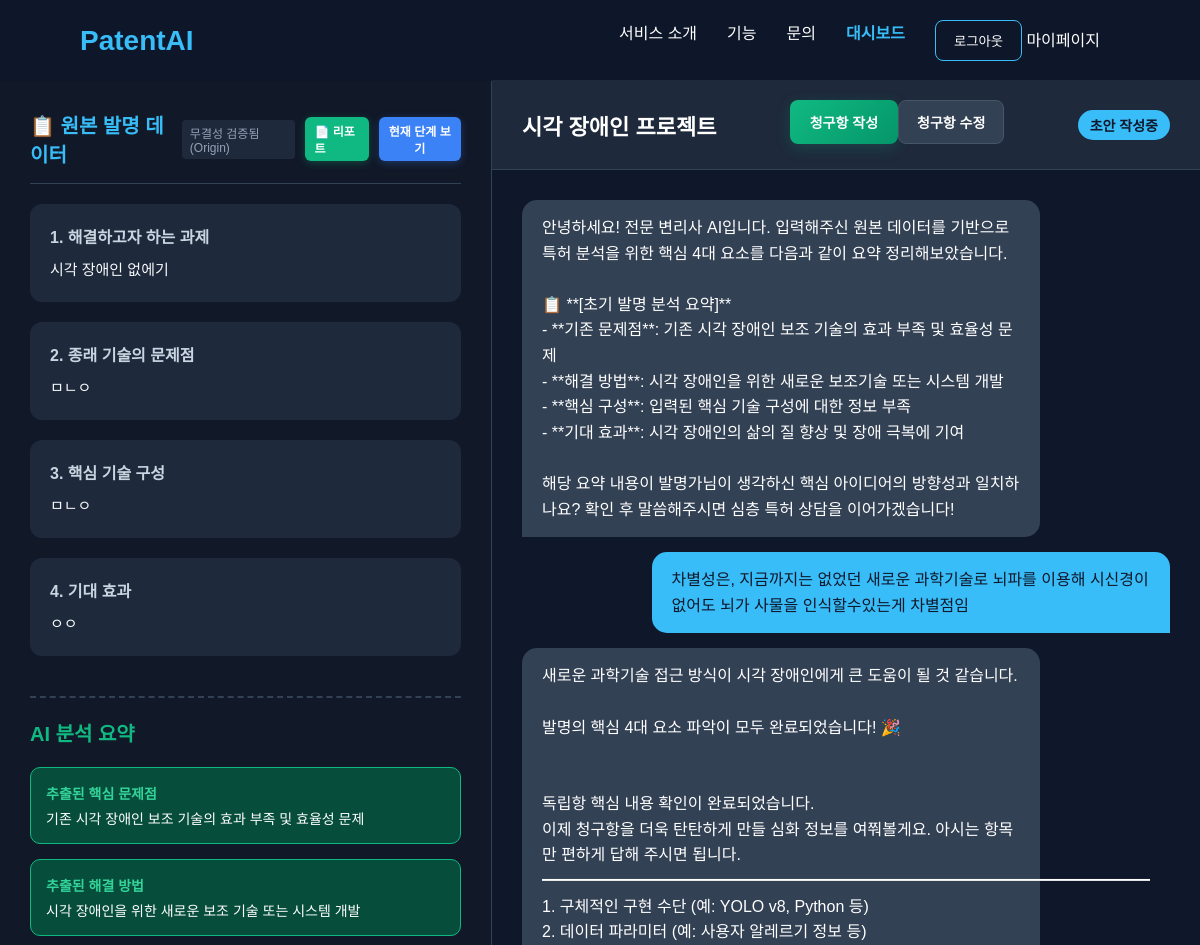
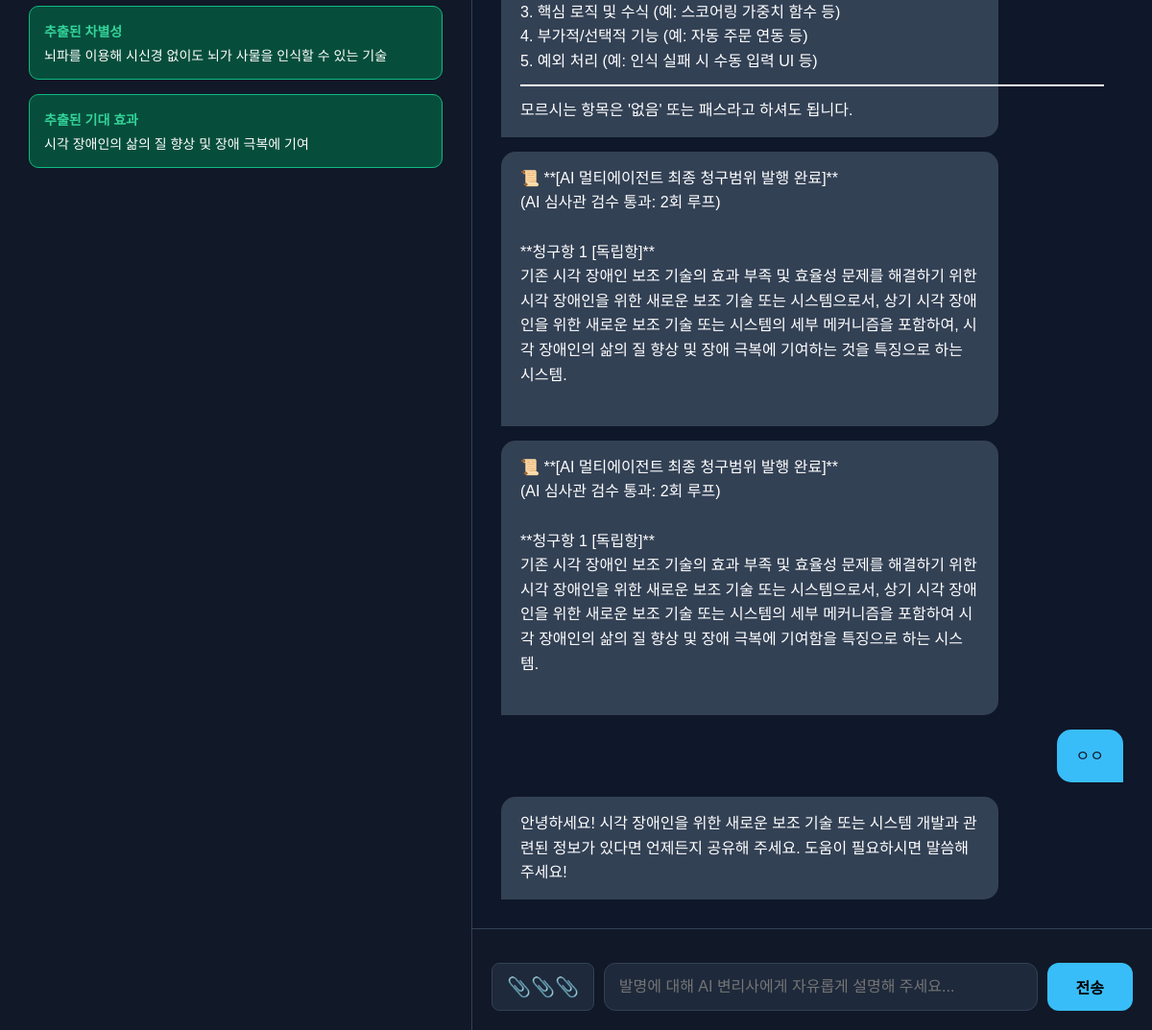
Screenshot of /workspace/workstation/29/ (signed in) with the database file from the repository (2 pictures, top to bottom).
### workspace/models.py (models this page shows)
class InventionInput(models.Model):
    project = models.OneToOneField(PatentProject, on_delete=models.CASCADE)
    problem_to_solve = models.TextField(verbose_name="해결하고자 하는 과제")
    prior_art_problem = models.TextField(verbose_name="기존 기술의 문제점")
    core_tech = models.TextField(verbose_name="핵심 기술 구성")
    expected_effect = models.TextField(verbose_name="기대 효과", blank=True, null=True)

class ConsultationState(models.Model):
    project = models.OneToOneField(PatentProject, on_delete=models.CASCADE, related_name='consultation_state')
    phase = models.IntegerField(default=1)
    collecting_steps = models.BooleanField(default=False)
    ext_problem = models.TextField(blank=True, null=True)
    ext_solution = models.TextField(blank=True, null=True)
    ext_differentiation = models.TextField(blank=True, null=True)
    ext_effect = models.TextField(blank=True, null=True)

class PatentProject(models.Model):
    STATUS_CHOICES = (
        ('draft', '초안 작성중'),
        ('agent_processing', 'AI 처리중'),
        ('review', '변리사 검토중'),
        ('done', '완료'),
    )
    title = models.CharField(max_length=200, verbose_name="프로젝트명")
    owner = models.ForeignKey(User, on_delete=models.CASCADE, related_name='projects')
    status = models.CharField(max_length=20, choices=STATUS_CHOICES, default='draft')
    original_data_hash = models.CharField(max_length=64, blank=True, null=True) # 원본 데이터의 해시값을 저장하는 필드 (중복 방지 및 변경 감지용)
    created_at = models.DateTimeField(auto_now_add=True)
    updated_at = models.DateTimeField(auto_now=True)

class ChatMessage(models.Model):
    project = models.ForeignKey(PatentProject, on_delete=models.CASCADE, related_name='chat_messages')
    role = models.CharField(max_length=20) # 'user', 'assistant'
    content = models.TextField()
    created_at = models.DateTimeField(auto_now_add=True)

### workspace/views.py (the view)
# urls.py: path('workstation/<int:project_id>/', views.workstation, name='workstation'),
@login_required(login_url='/accounts/login/')
def workstation(request, project_id):
    project = get_object_or_404(PatentProject, id=project_id, owner=request.user)
    invention_input = get_object_or_404(InventionInput, project=project)
    consultation_state, _ = ConsultationState.objects.get_or_create(project=project)
    algorithm_steps = project.algorithm_steps.all().order_by('step_seq')
    details = project.details.all()
    chat_messages = project.chat_messages.all().order_by('created_at')
    context = {
        'project': project,
        'invention_input': invention_input,
        'consultation_state': consultation_state,
        'algorithm_steps': algorithm_steps,
        'details': details,
        'chat_messages': chat_messages,
    }
    return render(request, 'workspace/workstation.html', context)

### workspace/templates/workspace/workstation.html (shortened to what this page needs)
{% extends "base.html" %}
{% block content %}
<div class="workstation-container" style="display: flex; height: calc(100vh - 80px); margin-top: 80px; background: #0f172a; color: white;">
    <div class="left-panel" style="flex: 1; border-right: 1px solid #334155; padding: 30px; overflow-y: auto; background: #111827;">
        <div style="display: flex; justify-content: space-between; align-items: center; border-bottom: 1px solid #334155; padding-bottom: 15px; margin-bottom: 20px;">
            <h2 style="font-size: 20px; color: #38bdf8; margin: 0;">📋 원본 발명 데이터</h2>
            <div style="display: flex; align-items: center; gap: 10px;">
                <span style="font-size: 12px; background: #1e293b; padding: 4px 8px; border-radius: 4px; color: #94a3b8;">무결성 검증됨 (Origin)</span>
                <a href="{% url 'patent_report' project.id %}" target="_blank" style="text-decoration: none; background: #10b981; color: white; padding: 5px 10px; border-radius: 6px; font-size: 12px; font-weight: bold; transition: 0.2s; box-shadow: 0 2px 8px rgba(16, 185, 129, 0.3);">
                    📄 리포트
                </a>
                <button id="view-process-btn" style="background: #3b82f6; color: white; border: none; padding: 5px 10px; border-radius: 6px; font-size: 12px; font-weight: bold; cursor: pointer; transition: 0.2s; box-shadow: 0 2px 8px rgba(59, 130, 246, 0.3);">
                    현재 단계 보기
                </button>
            </div>
        </div>
        <div style="display: flex; flex-direction: column; gap: 20px;">
            <div class="data-card" style="background: #1e293b; padding: 20px; border-radius: 12px;">
                <h3 style="font-size: 16px; color: #cbd5e1; margin-bottom: 10px;">1. 해결하고자 하는 과제</h3>
                <p style="color: #f8fafc; line-height: 1.6; font-size: 15px;">{{ invention_input.problem_to_solve|linebreaksbr }}</p>
            </div>
            <div class="data-card" style="background: #1e293b; padding: 20px; border-radius: 12px;">
                <h3 style="font-size: 16px; color: #cbd5e1; margin-bottom: 10px;">2. 종래 기술의 문제점</h3>
                <p style="color: #f8fafc; line-height: 1.6; font-size: 15px;">{{ invention_input.prior_art_problem|linebreaksbr }}</p>
            </div>
            <div class="data-card" style="background: #1e293b; padding: 20px; border-radius: 12px;">
                <h3 style="font-size: 16px; color: #cbd5e1; margin-bottom: 10px;">3. 핵심 기술 구성</h3>
                <p style="color: #f8fafc; line-height: 1.6; font-size: 15px;">{{ invention_input.core_tech|linebreaksbr }}</p>
            </div>
            <div class="data-card" style="background: #1e293b; padding: 20px; border-radius: 12px;">
                <h3 style="font-size: 16px; color: #cbd5e1; margin-bottom: 10px;">4. 기대 효과</h3>
                <p style="color: #f8fafc; line-height: 1.6; font-size: 15px;">{{ invention_input.expected_effect|default:"(입력되지 않음)"|linebreaksbr }}</p>
            </div>
        </div>
        <div style="margin-top: 40px; border-top: 2px dashed #334155; padding-top: 20px;">
            <h2 style="font-size: 20px; color: #10b981; margin-bottom: 20px;">AI 분석 요약</h2>
            <div id="ai-analysis-results" style="display: flex; flex-direction: column; gap: 15px;">
                <div class="analysis-card" style="background: #064e3b; padding: 15px; border-radius: 10px; border: 1px solid #10b981;">
                    <h4 style="margin: 0 0 5px 0; font-size: 14px; color: #34d399;">추출된 핵심 문제점</h4>
                    <p id="ext-problem" style="margin: 0; font-size: 14px;">{{ consultation_state.ext_problem|default:"분석 중..." }}</p>
                </div>
                <div class="analysis-card" style="background: #064e3b; padding: 15px; border-radius: 10px; border: 1px solid #10b981;">
                    <h4 style="margin: 0 0 5px 0; font-size: 14px; color: #34d399;">추출된 해결 방법</h4>
                    <p id="ext-solution" style="margin: 0; font-size: 14px;">{{ consultation_state.ext_solution|default:"분석 중..." }}</p>
                </div>
                <div class="analysis-card" style="background: #064e3b; padding: 15px; border-radius: 10px; border: 1px solid #10b981;">
                    <h4 style="margin: 0 0 5px 0; font-size: 14px; color: #34d399;">추출된 차별성</h4>
                    <p id="ext-differentiation" style="margin: 0; font-size: 14px;">{{ consultation_state.ext_differentiation|default:"분석 중..." }}</p>
                </div>
                <div class="analysis-card" style="background: #064e3b; padding: 15px; border-radius: 10px; border: 1px solid #10b981;">
                    <h4 style="margin: 0 0 5px 0; font-size: 14px; color: #34d399;">추출된 기대 효과</h4>
                    <p id="ext-effect" style="margin: 0; font-size: 14px;">{{ consultation_state.ext_effect|default:"분석 중..." }}</p>
                </div>
                </div>
        </div>
    </div>
    <div class="right-panel" style="flex: 1.5; display: flex; flex-direction: column; position: relative;">
        <div style="padding: 20px 30px; background: #1e293b; border-bottom: 1px solid #334155; display: flex; justify-content: space-between; align-items: center;">
            <h2 style="font-size: 22px; margin: 0;">{{ project.title }}</h2>
            <div class="chat-action-bar" style="padding: 0 30px; display: flex; justify-content: flex-end; margin-bottom: 5px;">
                <button type="button" id="generate-claims-btn"
                        style="background: linear-gradient(135deg, #10b981, #059669); color: white; border: none; padding: 12px 20px; border-radius: 8px; font-weight: bold; font-size: 14px; cursor: pointer; box-shadow: 0 4px 15px rgba(16, 185, 129, 0.2); transition: all 0.2s; display: flex; align-items: center; gap: 8px;">
                    청구항 작성
                </button>
                <button type="button" id="edit-claims-btn"
                        style="background: #334155; color: white; border: 1px solid #475569; padding: 10px 18px; border-radius: 8px; font-weight: bold; font-size: 14px; cursor: pointer; transition: all 0.2s; display: flex; align-items: center; gap: 8px;">
                    청구항 수정
                </button>
            </div>
            <span style="background: #38bdf8; color: #0f172a; padding: 5px 12px; border-radius: 20px; font-weight: bold; font-size: 14px;">{{ project.get_status_display }}</span>
        </div>
        <div id="chat-box" style="flex: 1; padding: 30px; overflow-y: auto; display: flex; flex-direction: column; gap: 15px;">
                {% for msg in chat_messages %}
                    {% if msg.role == 'assistant' %}
                        <div class="msg ai-msg" style="align-self: flex-start; background: #334155; padding: 15px 20px; border-radius: 15px 15px 15px 0; max-width: 80%;">
                            <p style="margin: 0; line-height: 1.6;">{{ msg.content|linebreaksbr }}</p>
                        </div>
                    {% elif msg.role == 'user' %}
                        <div class="msg user-msg" style="align-self: flex-end; background: #38bdf8; color: #0f172a; padding: 15px 20px; border-radius: 15px 15px 0 15px; max-width: 80%; font-weight: 500;">
                            <p style="margin: 0; line-height: 1.6;">{{ msg.content|linebreaksbr }}</p>
                        </div>
                    {% endif %}
                {% endfor %}
        </div>
        <div style="padding: 20px; background: #111827; border-top: 1px solid #334155;">
            <form id="chat-form" style="display: flex; gap: 10px; margin-top: 15px;">
                <button type="button" id="file-btn" style="background: #1e293b; border: 1px solid #334155; border-radius: 8px; padding: 0 15px; font-size: 20px; cursor: pointer; transition: 0.2s;" title="문서 업로드 (PDF, DOCX, HWP)">
                    📎📎📎
                </button>
                <input type="text" id="chat-input" placeholder="발명에 대해 AI 변리사에게 자유롭게 설명해 주세요..."
                       style="flex: 1; padding: 15px; border-radius: 12px; border: 1px solid #334155; background: #1e293b; color: white; font-size: 16px; outline: none;">
                <button type="submit" class="start-btn" style="padding: 0 30px; font-size: 16px;">전송</button>
            </form>
        </div>
    </div>
</div>
{% endblock %}

### static/css/style.css (style rules this page uses)
* { margin: 0; padding: 0; box-sizing: border-box; }
body { font-family: Arial, sans-serif; background: #0f172a; color: white; }
.start-btn, .demo-btn { padding: 15px 30px; border: none; border-radius: 12px; font-size: 16px; cursor: pointer; transition: 0.3s; }
.start-btn { background: #38bdf8; color: black; font-weight: bold; }

### rows the page displays
InventionInput: problem_to_solve "시각 장애인 없에기", prior_art_problem "ㅁㄴㅇ", core_tech "ㅁㄴㅇ", expected_effect "ㅇㅇ"
ConsultationState: ext_problem "기존 시각 장애인 보조 기술의 효과 부족 및 효율성 문제", ext_solution "시각 장애인을 위한 새로운 보조 기술 또는 시스템 개발", ext_differentiation "뇌파를 이용해 시신경 없이도 뇌가 사물을 인식할 수 있는 기술", ext_effect "시각 장애인의 삶의 질 향상 및 장애 극복에 기여"
PatentProject: title "시각 장애인 프로젝트", status "초안 작성중"
ChatMessage: content "안녕하세요! 전문 변리사 AI입니다. 입력해주신 원본 데이터를 기반으로 특허 분석을 위한 핵심 4대 요소를 다음과 같이 요약 정리해보았습니다. 📋 **[초기 발명 분석 요약]** - **기존 문제점**: 기존 시각 장애인 보조 기술의 효과 부족 및 효율성 문제 - **해결 방법**: 시각 장애인을 위한 새로운 보조기술 또는 시스템 개발 - **핵심 구성**: 입력된 핵심 기술 구성에 대한 정보 부족 - **기대 효과**: 시각 장애인의 삶의 질 향상 및 장애 극복에 기여 해당 요약 내용이 발명가님이 생각하신 핵심 아이디어의 방향성과 일치하나요? 확인 후 말씀해주시면 심층 특허 상담을 이어가겠습니다!"
ChatMessage: content "차별성은, 지금까지는 없었던 새로운 과학기술로 뇌파를 이용해 시신경이 없어도 뇌가 사물을 인식할수있는게 차별점임"
ChatMessage: content "새로운 과학기술 접근 방식이 시각 장애인에게 큰 도움이 될 것 같습니다. 발명의 핵심 4대 요소 파악이 모두 완료되었습니다! 🎉 독립항 핵심 내용 확인이 완료되었습니다. 이제 청구항을 더욱 탄탄하게 만들 심화 정보를 여쭤볼게요. 아시는 항목만 편하게 답해 주시면 됩니다. ━━━━━━━━━━━━━━━━━━━━━━━━━━━━━━━━━━━━━━ 1. 구체적인 구현 수단 (예: YOLO v8, Python 등) 2. 데이터 파라미터 (예: 사용자 알레르기 정보 등) 3. 핵심 로직 및 수식 (예: 스코어링 가중치 함수 등) 4. 부가적/선택적 기능 (예: 자동 주문 연동 등) 5. 예외 처리 (예: 인식 실패 시 수동 입력 UI 등) ━━━━━━━━━━━━━━━━━━━━━━━━━━━━━━━━━━━━━━ 모르시는 항목은 '없음' 또는 패스라고 하셔도 됩니다."
ChatMessage: content "📜 **[AI 멀티에이전트 최종 청구범위 발행 완료]** (AI 심사관 검수 통과: 2회 루프) **청구항 1 [독립항]** 기존 시각 장애인 보조 기술의 효과 부족 및 효율성 문제를 해결하기 위한 시각 장애인을 위한 새로운 보조 기술 또는 시스템으로서, 상기 시각 장애인을 위한 새로운 보조 기술 또는 시스템의 세부 메커니즘을 포함하여, 시각 장애인의 삶의 질 향상 및 장애 극복에 기여하는 것을 특징으로 하는 시스템."
ChatMessage: content "📜 **[AI 멀티에이전트 최종 청구범위 발행 완료]** (AI 심사관 검수 통과: 2회 루프) **청구항 1 [독립항]** 기존 시각 장애인 보조 기술의 효과 부족 및 효율성 문제를 해결하기 위한 시각 장애인을 위한 새로운 보조 기술 또는 시스템으로서, 상기 시각 장애인을 위한 새로운 보조 기술 또는 시스템의 세부 메커니즘을 포함하여 시각 장애인의 삶의 질 향상 및 장애 극복에 기여함을 특징으로 하는 시스템."
ChatMessage: content "ㅇㅇ"
ChatMessage: content "안녕하세요! 시각 장애인을 위한 새로운 보조 기술 또는 시스템 개발과 관련된 정보가 있다면 언제든지 공유해 주세요. 도움이 필요하시면 말씀해 주세요!"
